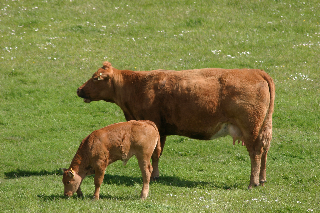
#> input picture knowledge-constructor/gould_cow/tes/1_9_s.bmp, 320 x 213 px; its folder holds only this picture in this run
$ python show_slic.py
#> lines starting #> are read from the running program, lines starting #| are printed output that depends on the picture
import os
import glob
import math
import voc_obj_intolbl
import voc_obj_lbltoin
import datetime
from PIL import Image
from io import StringIO, BytesIO

import cv2
from skimage.segmentation import slic
from skimage.segmentation import mark_boundaries
import matplotlib.pyplot as plt
from skimage.util import img_as_float
from scipy import ndimage
import matplotlib.cm as cm
import json
import csv
import numpy

#dictionary
indexToNameDict=voc_obj_intolbl.LABELS
nameToIndexDict=voc_obj_lbltoin.LABELS

def segment_image(image):
	img = img_as_float(image)
	return slic(img, n_segments=140, compactness=13, sigma=4, enforce_connectivity=True)

def show_images():
	files_to_read = glob.glob(os.path.join(training_image_list, '*.bmp'))
	total = len(files_to_read)
	for (num, imgfile) in enumerate(files_to_read):
		image = Image.open(imgfile)
#> image is the input picture: PIL image 320x213 RGB; mean R, G, B 125.8, 128.4, 66.8
		img = img_as_float(image)
		segmentation = segment_image(image)
#> in segment_image, `return slic(img, n_segments=140, compactness=13, sigma=4, enforce_conn..`:
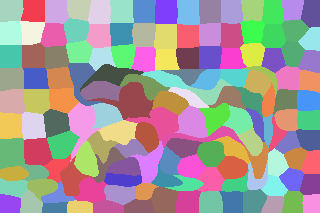
#> returned value: shape (213, 320) int64; 144 distinct labels, from 1 to 144; one colour per label, 0 black

		fig, ax = plt.subplots(1, 2)
		fig.set_size_inches(8, 3, forward=True)
		fig.subplots_adjust(0.05, 0.05, 0.95, 0.95, 0.05, 0.05)

		ax[0].imshow(image)
		ax[0].set_title("Original")
		ax[1].imshow(mark_boundaries(img, segmentation))
		ax[1].set_title("SLIC")

		for a in ax:
			a.set_xticks(())
			a.set_yticks(())
		plt.show()
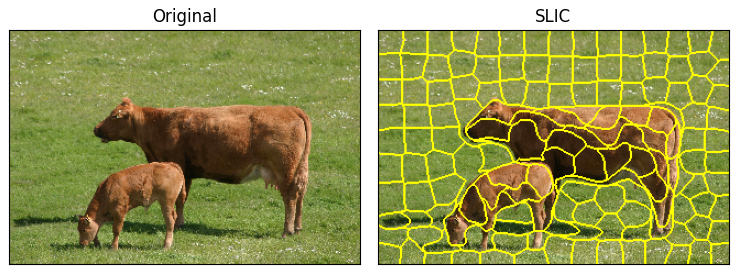
#> figure drawn by matplotlib, 2 panels

def main():
	global training_image_list
	training_image_list = '/home/ian-djakman/Desktop/gould_cow/tes'
	show_images()

if __name__ == '__main__':
    main()
